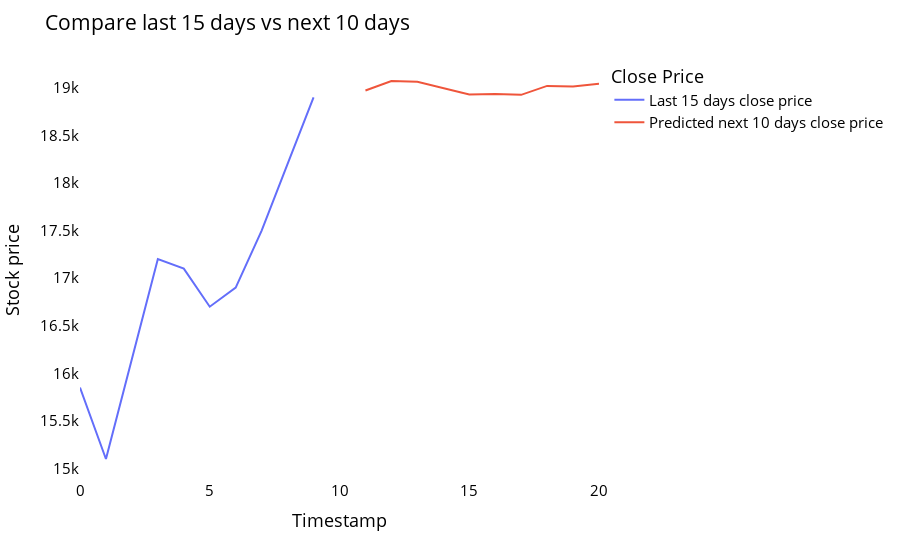

Notebook cell for this chart:
### Code cell
import copy

temp_mat = np.empty((len(last_days)+pred_days+1,1))
temp_mat[:] = np.nan
temp_mat = temp_mat.reshape(1,-1).tolist()[0]

last_original_days_value = copy.deepcopy(temp_mat)
next_predicted_days_value = copy.deepcopy(temp_mat)

last_original_days_value[0:time_step+1] = scaler.inverse_transform(closedf[len(closedf)-time_step:]).reshape(1,-1).tolist()[0]
next_predicted_days_value[time_step+1:] = scaler.inverse_transform(np.array(lst_output).reshape(-1,1)).reshape(1,-1).tolist()[0]
last_original_days_value.append(None)
names = cycle(['Last 15 days close price','Predicted next 10 days close price'])

new_pred_plot = pd.DataFrame({
    'last_original_days_value':last_original_days_value,
    'next_predicted_days_value':next_predicted_days_value
})

fig = px.line(new_pred_plot,x=new_pred_plot.index, y=[new_pred_plot['last_original_days_value'],
                                                      new_pred_plot['next_predicted_days_value']],
              labels={'value': 'Stock price','index': 'Timestamp'})
fig.update_layout(title_text='Compare last 15 days vs next 10 days',
                  plot_bgcolor='white', font_size=15, font_color='black',legend_title_text='Close Price')
fig.for_each_trace(lambda t:  t.update(name = next(names)))

fig.update_xaxes(showgrid=False)
fig.update_yaxes(showgrid=False)
fig.show()

### Figure 1 — Plotly figure (JSON) as saved in the notebook; plotly's stock layout.template omitted (floating-point values rounded to 4 significant figures)
{"data": [{"hovertemplate": "variable=last_original_days_value<br>Timestamp=%{x}<br>Stock price=%{y}<extra></extra>", "legendgroup": "last_original_days_value", "line": {"color": "#636efa", "dash": "solid"}, "marker": {"symbol": "circle"}, "mode": "lines", "name": "Last 15 days close price", "orientation": "v", "showlegend": true, "type": "scatter", "x": [0, 1, 2, 3, 4, 5, 6, 7, 8, 9, 10, 11, 12, 13, 14, 15, 16, 17, 18, 19, 20], "xaxis": "x", "y": [15850, 15100.0, 16150.0, 17200, 17100, 16700, 16900, 17500, 18200, 18900, null, null, null, null, null, null, null, null, null, null, null], "yaxis": "y"}, {"hovertemplate": "variable=next_predicted_days_value<br>Timestamp=%{x}<br>Stock price=%{y}<extra></extra>", "legendgroup": "next_predicted_days_value", "line": {"color": "#EF553B", "dash": "solid"}, "marker": {"symbol": "circle"}, "mode": "lines", "name": "Predicted next 10 days close price", "orientation": "v", "showlegend": true, "type": "scatter", "x": [0, 1, 2, 3, 4, 5, 6, 7, 8, 9, 10, 11, 12, 13, 14, 15, 16, 17, 18, 19, 20], "xaxis": "x", "y": [null, null, null, null, null, null, null, null, null, null, null, 18970.0, 19070.0, 19060.0, 19000.0, 18930.0, 18930.0, 18930.0, 19020.0, 19010.0, 19040.0], "yaxis": "y"}], "layout": {"font": {"color": "black", "size": 15}, "legend": {"title": {"text": "Close Price"}, "tracegroupgap": 0}, "margin": {"t": 60}, "plot_bgcolor": "white", "title": {"text": "Compare last 15 days vs next 10 days"}, "xaxis": {"anchor": "y", "domain": [0, 1], "showgrid": false, "title": {"text": "Timestamp"}}, "yaxis": {"anchor": "x", "domain": [0, 1], "showgrid": false, "title": {"text": "Stock price"}}}}
